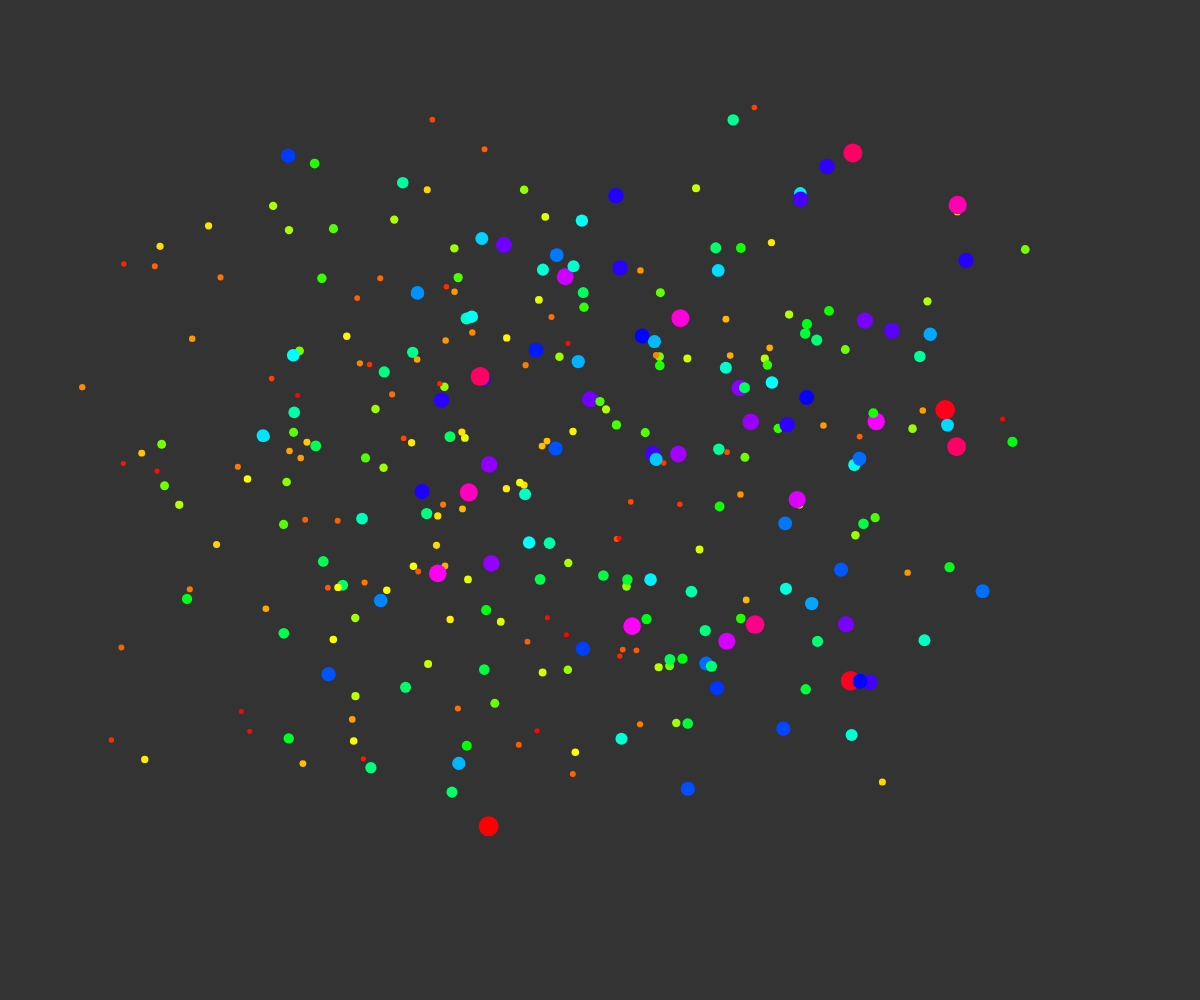
Frame 1 (no input)
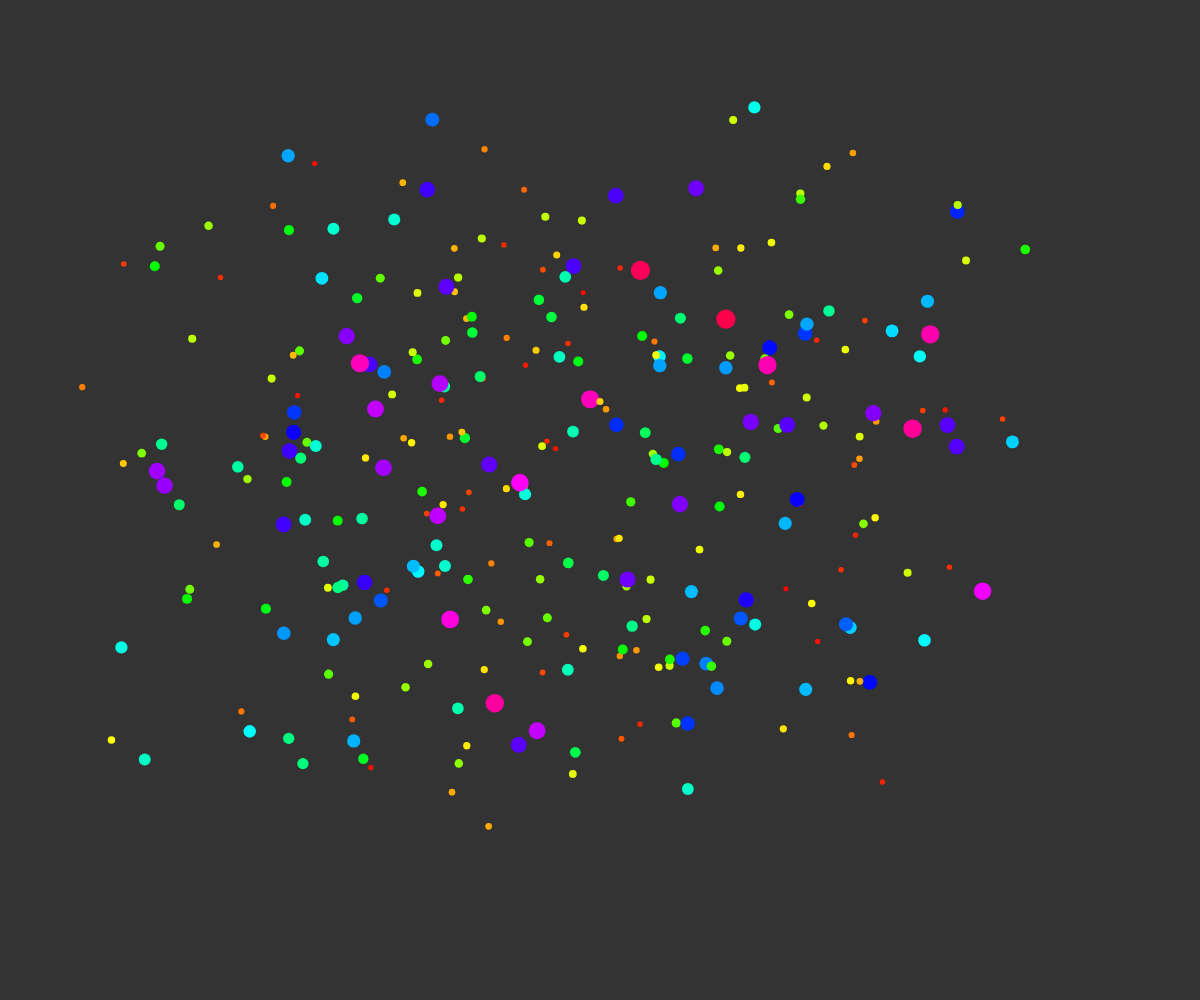
Frame 60 (no input)
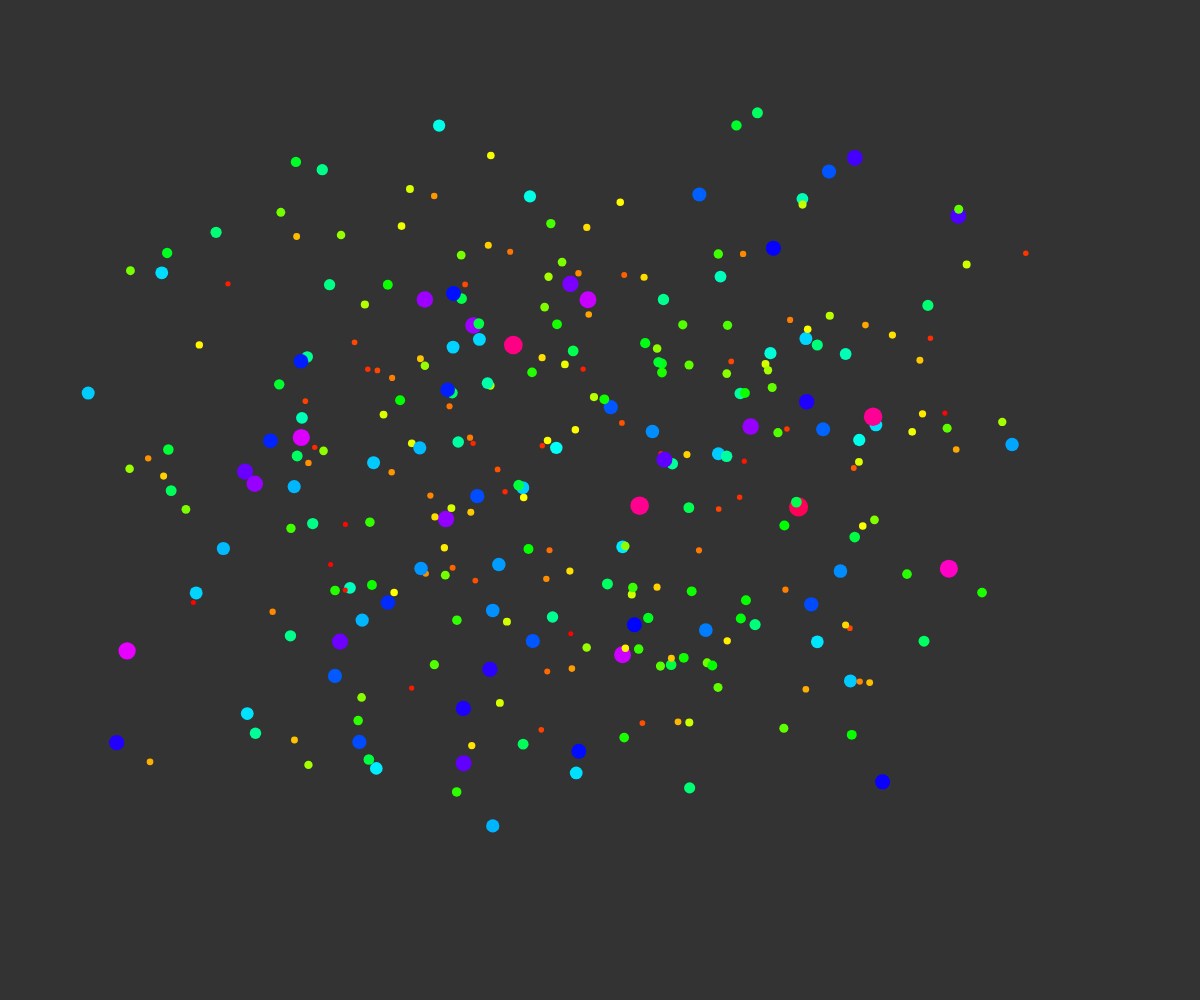
Frame 120 (the mouse pressed at the canvas centre since frame 60)

The p5.js sketch that drew these frames (run headless with seeded random() and noise() and a simulated clock; from frame 60 on, the mouse is pressed at the canvas centre):

// p5.js sketch
// ── sketch.js
let h, s, b;
b = 100;

let x, y;
let diameter;

let cursorRad = 10;

let mousePos;
let circPos;
let dir;
let distance;

let attraction = p5.createVector;
let repulsion = p5.createVector;

let circles = [];
let attractor;

function setup() {
  createCanvas(windowWidth, windowHeight);
  colorMode(HSB, 100);
  ellipseMode(CENTER);

  //   for (let i = 0; i < circles.length; i++) {
  //     diameter = min(random(5, 20), random(5, 20));
  //     let h = map(diameter, 5, 20, 0, 100);
  //     fill(h, 100, b);
  //   }
}

function draw() {
  background(20);
  attractor = createVector(mouseX, mouseY);
  noStroke();

  for (let i = 0; i < 300; i++) {
    let noiseFrequency = 1;
    x = noise(i * noiseFrequency, 0) * width;
    y = noise(i * noiseFrequency, 1000) * height;

    circles.push(new Circle(x, y));
    if (circles.length > 300) {
      circles.splice(0, 1);
    }
  }

  for (let i = 0; i < circles.length; i++) {
    let circle = circles[i];
    circle.attracted(attractor);

    circle.update();
    circle.show();
  }

  // noLoop();
}

function Circle(x, y) {
  this.pos = createVector(x, y);
  // this.prev = createVector(x, y);
  this.acc = createVector();
  this.vel = createVector();

  this.update = function() {
    this.vel.add(this.acc);
    this.vel.limit(5);
    this.pos.add(this.vel);
    this.acc.mult(0);
  };

  this.show = function() {
    diameter = min(random(5, 20), random(5, 20));
    let h = map(diameter, 5, 20, 0, 100);
    fill(h, 100, b);
    ellipse(this.pos.x, this.pos.y, diameter, diameter);
  };

  this.attracted = function(target) {
    let force = p5.Vector.sub(target, this.pos);
    let d = force.mag();
    // d = constrain(d, 1, 25);
    // let G = 50;
    // let strength = G / (d * d);
    // force.setMag(strength);
    if (d < 100) {
      force.mult(-10);
    }
    this.acc.add(force);
  };
}
